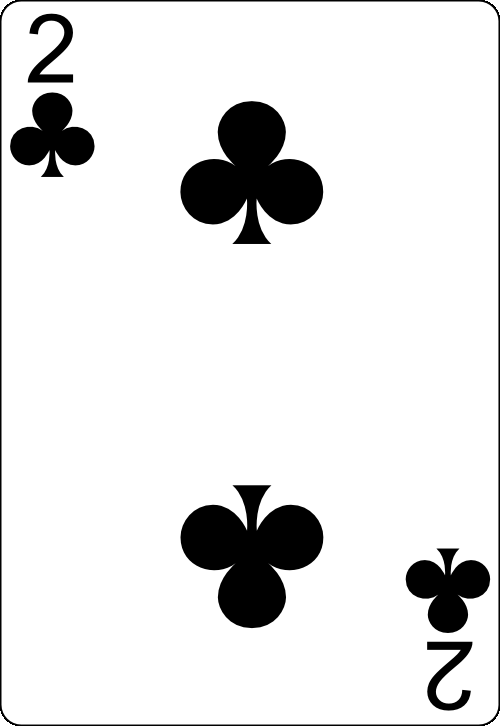
#> input picture 2021-11-12_WarGameOnline/test.bmp, 500 x 726 px, found by its file name
$ python ImageResizer.py
#> lines starting #> are read from the running program, lines starting #| are printed output that depends on the picture

# https://www.geeksforgeeks.org/python-pil-image-resize-method/

# Importing Image class from PIL module
from PIL import Image


# Opens a image in RGB mode
im = Image.open(r"test.bmp")
#> im is the input picture: PIL image 500x726 RGB; min 0, max 255, mean 228.6

# # Size of the image in pixels (size of original image)
# # (This is not mandatory)
width, height = im.size
#> width = 500; height = 726
print(width, height)
#| 500 726

# [9 lines of commented-out code are left out]
newsize = (int(round(width / 5)), (int(round(height / 5))))
#> newsize = (100, 145)
im1 = im.resize(newsize)
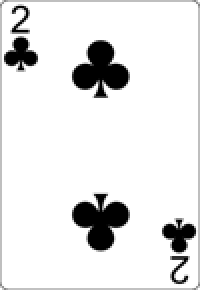
#> im1: PIL image 100x145 RGB (shown 2 times larger); min 0, max 255, mean 229
# Shows the image in image viewer
im1.save('test1.bmp')
